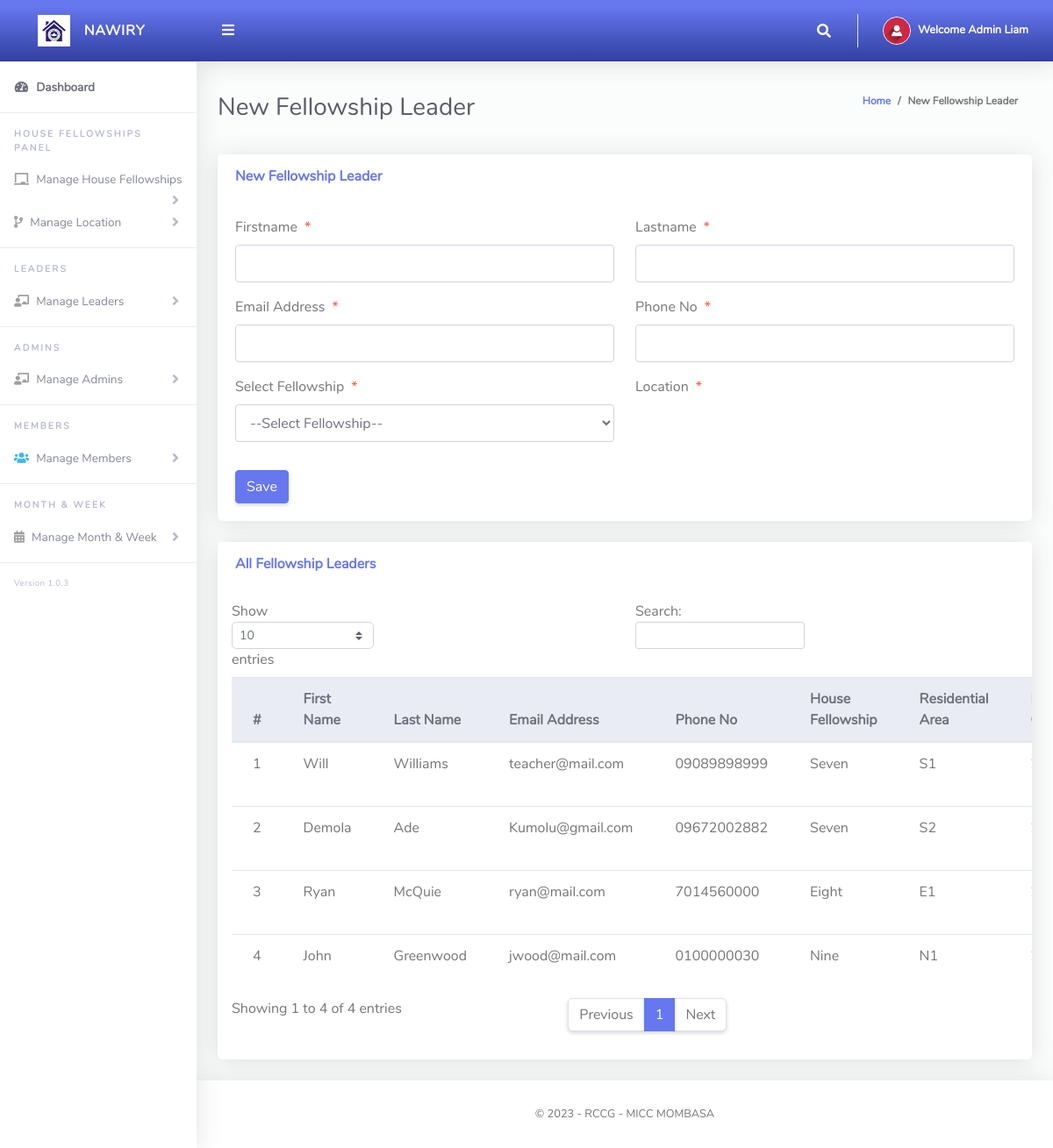
The app's page /Admin/createFellowshipLeader.php (signed in) with its own data.
### tables this page shows
CREATE TABLE `tblhsefellowshipleaders` (
  `Id` int(10) NOT NULL,
  `firstName` varchar(255) NOT NULL,
  `lastName` varchar(255) NOT NULL,
  `emailAddress` varchar(255) NOT NULL,
  `password` varchar(255) NOT NULL,
  `phoneNo` varchar(50) NOT NULL,
  `hseId` varchar(10) NOT NULL,
  `hseArmId` varchar(10) NOT NULL,
  `dateCreated` varchar(50) NOT NULL
);

CREATE TABLE `tblhse` (
  `Id` int(10) NOT NULL,
  `hseFellowshipName` varchar(255) NOT NULL
);

CREATE TABLE `tblhsearms` (
  `Id` int(10) NOT NULL,
  `hseId` varchar(10) NOT NULL,
  `hseArmName` varchar(255) NOT NULL,
  `isAssigned` varchar(10) NOT NULL
);

### Admin/createFellowshipLeader.php (the view, shortened to what this page needs)
<?php
include '../Includes/dbcon.php';
?>
<!DOCTYPE html>
<html lang="en">
<head>
  <link href="../vendor/fontawesome-free/css/all.min.css" rel="stylesheet" type="text/css">
  <link href="../vendor/bootstrap/css/bootstrap.min.css" rel="stylesheet" type="text/css">
  <link href="css/ruang-admin.min.css" rel="stylesheet">
</head>
<body id="page-top">
  <div id="wrapper">
      <?php include "Includes/sidebar.php";?>
    <div id="content-wrapper" class="d-flex flex-column">
      <div id="content">
       <?php include "Includes/topbar.php";?>
        <div class="container-fluid" id="container-wrapper">
          <div class="d-sm-flex align-items-center justify-content-between mb-4">
            <h1 class="h3 mb-0 text-gray-800">New Fellowship Leader</h1>
            <ol class="breadcrumb">
              <li class="breadcrumb-item"><a href="./">Home</a></li>
              <li class="breadcrumb-item active" aria-current="page">New Fellowship Leader</li>
            </ol>
          </div>
          <div class="row">
            <div class="col-lg-12">
              <div class="card mb-4">
                <div class="card-header py-3 d-flex flex-row align-items-center justify-content-between">
                  <h6 class="m-0 font-weight-bold text-primary">New Fellowship Leader</h6>
                </div>
                <div class="card-body">
                  <form method="post">
                   <div class="form-group row mb-3">
                        <div class="col-xl-6">
                        <label class="form-control-label">Firstname<span class="text-danger ml-2">*</span></label>
                        <input type="text" class="form-control" required name="firstName" value="<?php echo $row['firstName'];?>" id="exampleInputFirstName">
                        </div>
                        <div class="col-xl-6">
                        <label class="form-control-label">Lastname<span class="text-danger ml-2">*</span></label>
                      <input type="text" class="form-control" required name="lastName" value="<?php echo $row['lastName'];?>" id="exampleInputFirstName" >
                        </div>
                    </div>
                     <div class="form-group row mb-3">
                        <div class="col-xl-6">
                        <label class="form-control-label">Email Address<span class="text-danger ml-2">*</span></label>
                        <input type="email" class="form-control" required name="emailAddress" value="<?php echo $row['emailAddress'];?>" id="exampleInputFirstName" >
                        </div>
                        <div class="col-xl-6">
                        <label class="form-control-label">Phone No<span class="text-danger ml-2">*</span></label>
                      <input type="text" class="form-control" name="phoneNo" value="<?php echo $row['phoneNo'];?>" id="exampleInputFirstName" >
                        </div>
                    </div>
                    <div class="form-group row mb-3">
                        <div class="col-xl-6">
                        <label class="form-control-label">Select Fellowship<span class="text-danger ml-2">*</span></label>
                         <?php
                        $qry= "SELECT * FROM tblhse ORDER BY hseFellowshipName ASC";
                        $result = $conn->query($qry);
                        $num = $result->num_rows;
                        if ($num > 0){
                          echo ' <select required name="hseId" onchange="classArmDropdown(this.value)" class="form-control mb-3">';
                          echo'<option value="">--Select Fellowship--</option>';
                                  echo '</select>';
                              }
                            ?>
                        </div>
                        <div class="col-xl-6">
                        <label class="form-control-label">Location<span class="text-danger ml-2">*</span></label>
                        </div>
                    </div>
                      <?php
                    if (isset($Id))
                    {
                    ?>
                    <button type="submit" name="update" class="btn btn-warning">Update</button>
                    &nbsp;&nbsp;&nbsp;&nbsp;&nbsp;&nbsp;&nbsp;&nbsp;&nbsp;&nbsp;
                    <?php
                    } else {
                    ?>
                    <button type="submit" name="save" class="btn btn-primary">Save</button>
                    <?php
                    }
                    ?>
                  </form>
                </div>
              </div>
                 <div class="row">
              <div class="col-lg-12">
              <div class="card mb-4">
                <div class="card-header py-3 d-flex flex-row align-items-center justify-content-between">
                  <h6 class="m-0 font-weight-bold text-primary">All Fellowship Leaders</h6>
                </div>
                <div class="table-responsive p-3">
                  <table class="table align-items-center table-flush table-hover" id="dataTableHover">
                    <thead class="thead-light">
                      <tr>
                        <th>#</th>
                        <th>First Name</th>
                        <th>Last Name</th>
                        <th>Email Address</th>
                        <th>Phone No</th>
                        <th>House Fellowship</th>
                        <th>Residential Area</th>
                        <th>Date Created</th>
                      </tr>
                    </thead>
                    <tbody>
                  <?php
                      $query = "SELECT tblhsefellowshipleaders.Id,tblhse.hseFellowshipName,tblhsearms.hseArmName,tblhsearms.Id AS hseArmId,tblhsefellowshipleaders.firstName,
                      tblhsefellowshipleaders.lastName,tblhsefellowshipleaders.emailAddress,tblhsefellowshipleaders.phoneNo,tblhsefellowshipleaders.dateCreated
                      FROM tblhsefellowshipleaders
                      INNER JOIN tblhse ON tblhse.Id = tblhsefellowshipleaders.hseId
                      INNER JOIN tblhsearms ON tblhsearms.Id = tblhsefellowshipleaders.hseArmId";
                      $rs = $conn->query($query);
                      $num = $rs->num_rows;
                      $sn=0;
                      if($num > 0)
                      {
                        while ($rows = $rs->fetch_assoc())
                          {
                             $sn = $sn + 1;
                            echo"
                              <tr>
                                <td>".$sn."</td>
                                <td>".$rows['firstName']."</td>
                                <td>".$rows['lastName']."</td>
                                <td>".$rows['emailAddress']."</td>
                                <td>".$rows['phoneNo']."</td>
                                <td>".$rows['hseFellowshipName']."</td>
                                <td>".$rows['hseArmName']."</td>
                                 <td>".$rows['dateCreated']."</td>
                                <td><a href='?action=delete&Id=".$rows['Id']."&hseArmId=".$rows['hseArmId']."'><i class='fas fa-fw fa-trash'></i></a></td>
                              </tr>";
                          }
                      }
                      else
                      {
                           echo
                           "<div class='alert alert-danger' role='alert'>
                            No Record Found!
                            </div>";
                      }
                      ?>
                    </tbody>
                  </table>
                </div>
              </div>
            </div>
            </div>
          </div>
        </div>
      </div>
       <?php include "Includes/footer.php";?>
    </div>
  </div>
</body>
</html>

### Admin/Includes/topbar.php (shortened to what this page needs)
<?php
  $query = "SELECT * FROM tbladmin WHERE Id = ".$_SESSION['userId']."";
  $rs = $conn->query($query);
  $rows = $rs->fetch_assoc();
  $fullName = $rows['firstName']." ".$rows['lastName'];
?>
<nav class="navbar navbar-expand navbar-light bg-gradient-primary topbar mb-4 static-top">
          <button id="sidebarToggleTop" class="btn btn-link rounded-circle mr-3">
            <i class="fa fa-bars"></i>
          </button>
          <ul class="navbar-nav ml-auto">
            <li class="nav-item dropdown no-arrow">
              <a class="nav-link dropdown-toggle" href="#" id="searchDropdown" role="button" data-toggle="dropdown"
                aria-haspopup="true" aria-expanded="false">
                <i class="fas fa-search fa-fw"></i>
              </a>
            </li>
            <li class="nav-item dropdown no-arrow">
              <a class="nav-link dropdown-toggle" href="#" id="userDropdown" role="button" data-toggle="dropdown"
                aria-haspopup="true" aria-expanded="false">
                <img class="img-profile rounded-circle" src="img/user-icn.png" style="max-width: 60px">
                <span class="ml-2 d-none d-lg-inline text-white small"><b>Welcome <?php echo $fullName;?></b></span>
              </a>
            </li>
          </ul>
        </nav>

### records on screen
tblhsefellowshipleaders: firstName "Will", lastName "Williams", emailAddress "teacher@mail.com", phoneNo "09089898999", hseId.hseFellowshipName "Seven", hseArmId.hseArmName "S1"
tblhsefellowshipleaders: firstName "Demola", lastName "Ade", emailAddress "Kumolu@gmail.com", phoneNo "09672002882", hseId.hseFellowshipName "Seven", hseArmId.hseArmName "S2"
tblhsefellowshipleaders: firstName "Ryan", lastName "McQuie", emailAddress "ryan@mail.com", phoneNo "7014560000", hseId.hseFellowshipName "Eight", hseArmId.hseArmName "E1"
tblhsefellowshipleaders: firstName "John", lastName "Greenwood", emailAddress "jwood@mail.com", phoneNo "0100000030", hseId.hseFellowshipName "Nine", hseArmId.hseArmName "N1"

### other values on screen
$fullName "Admin Liam"
